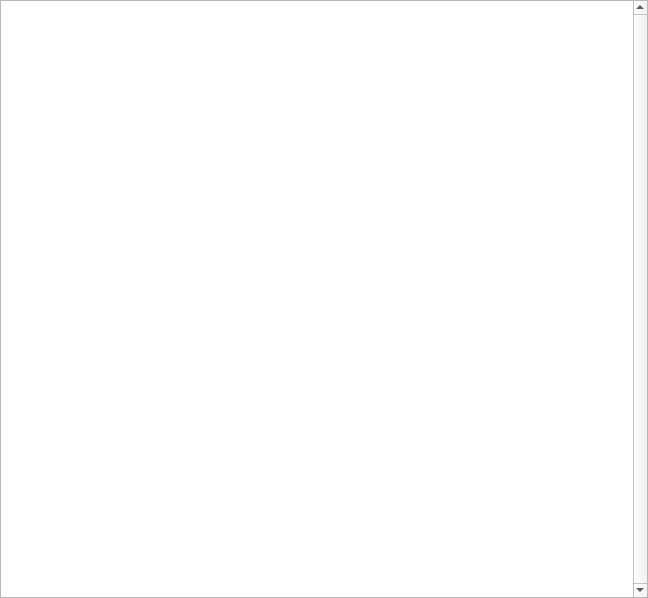
<?xml version="1.0" encoding="UTF-8"?>
<ui version="4.0">
 <class>Form</class>
 <widget class="QWidget" name="Form">
  <property name="geometry">
   <rect>
    <x>0</x>
    <y>0</y>
    <width>648</width>
    <height>598</height>
   </rect>
  </property>
  <property name="windowTitle">
   <string>Form</string>
  </property>
  <layout class="QVBoxLayout" name="verticalLayout">
   <property name="leftMargin">
    <number>0</number>
   </property>
   <property name="topMargin">
    <number>0</number>
   </property>
   <property name="rightMargin">
    <number>0</number>
   </property>
   <property name="bottomMargin">
    <number>0</number>
   </property>
   <item>
    <widget class="QTreeView" name="tree_view">
     <property name="font">
      <font>
       <stylestrategy>NoAntialias</stylestrategy>
      </font>
     </property>
     <property name="verticalScrollBarPolicy">
      <enum>Qt::ScrollBarAlwaysOn</enum>
     </property>
     <property name="alternatingRowColors">
      <bool>true</bool>
     </property>
     <property name="textElideMode">
      <enum>Qt::ElideNone</enum>
     </property>
     <property name="uniformRowHeights">
      <bool>true</bool>
     </property>
    </widget>
   </item>
  </layout>
 </widget>
 <resources/>
 <connections/>
</ui>
